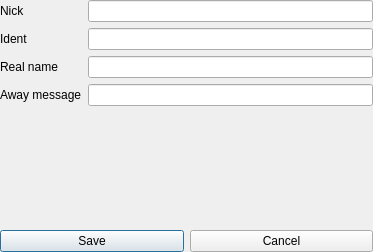
<?xml version="1.0" encoding="UTF-8"?>
<ui version="4.0">
 <class>IdentityEditorWin</class>
 <widget class="QDialog" name="IdentityEditorWin">
  <property name="geometry">
   <rect>
    <x>0</x>
    <y>0</y>
    <width>373</width>
    <height>252</height>
   </rect>
  </property>
  <property name="windowTitle">
   <string>Identity editor</string>
  </property>
  <layout class="QVBoxLayout" name="verticalLayout">
   <property name="leftMargin">
    <number>0</number>
   </property>
   <property name="topMargin">
    <number>0</number>
   </property>
   <property name="rightMargin">
    <number>0</number>
   </property>
   <property name="bottomMargin">
    <number>0</number>
   </property>
   <item>
    <layout class="QFormLayout" name="formLayout">
     <item row="0" column="0">
      <widget class="QLabel" name="lNick">
       <property name="text">
        <string>Nick</string>
       </property>
      </widget>
     </item>
     <item row="1" column="0">
      <widget class="QLabel" name="lIdent">
       <property name="text">
        <string>Ident</string>
       </property>
      </widget>
     </item>
     <item row="2" column="0">
      <widget class="QLabel" name="lRealName">
       <property name="text">
        <string>Real name</string>
       </property>
      </widget>
     </item>
     <item row="3" column="0">
      <widget class="QLabel" name="lAway">
       <property name="text">
        <string>Away message</string>
       </property>
      </widget>
     </item>
     <item row="0" column="1">
      <widget class="QLineEdit" name="le_Nick"/>
     </item>
     <item row="1" column="1">
      <widget class="QLineEdit" name="le_Ident"/>
     </item>
     <item row="2" column="1">
      <widget class="QLineEdit" name="le_RealName"/>
     </item>
     <item row="3" column="1">
      <widget class="QLineEdit" name="le_AwayMsg"/>
     </item>
    </layout>
   </item>
   <item>
    <spacer name="verticalSpacer">
     <property name="orientation">
      <enum>Qt::Vertical</enum>
     </property>
     <property name="sizeHint" stdset="0">
      <size>
       <width>20</width>
       <height>81</height>
      </size>
     </property>
    </spacer>
   </item>
   <item>
    <layout class="QHBoxLayout" name="horizontalLayout">
     <item>
      <widget class="QPushButton" name="pbSave">
       <property name="text">
        <string>Save</string>
       </property>
       <property name="default">
        <bool>true</bool>
       </property>
      </widget>
     </item>
     <item>
      <widget class="QPushButton" name="pbCancel">
       <property name="text">
        <string>Cancel</string>
       </property>
      </widget>
     </item>
    </layout>
   </item>
  </layout>
 </widget>
 <resources/>
 <connections/>
</ui>
